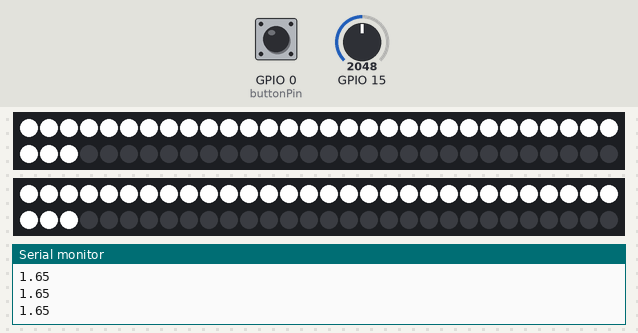
This sketch was run on a simulated ESP32. On the bench: 2 × 60 RGB LEDs in strip order, left to right, continuing on the next row, the last lines printed to the serial monitor. Inputs (shaded band) come from the test bench; at power-on: GPIO 15 = 2048, GPIO 0 (buttonPin) HIGH.

Above: at 1.2 s.
1.3 s: GPIO 15 set to 2866
At 2.2 s:
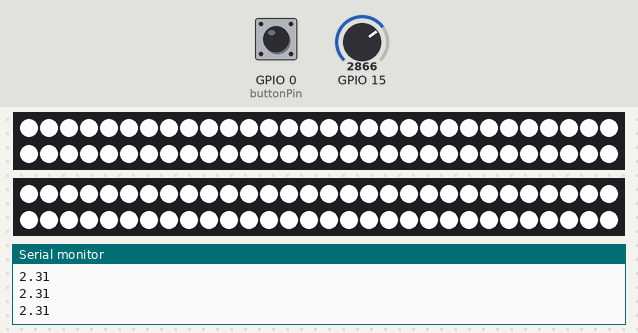
2.9 s: GPIO 0 (buttonPin) pulled LOW for 0.15 s
At 4.2 s:
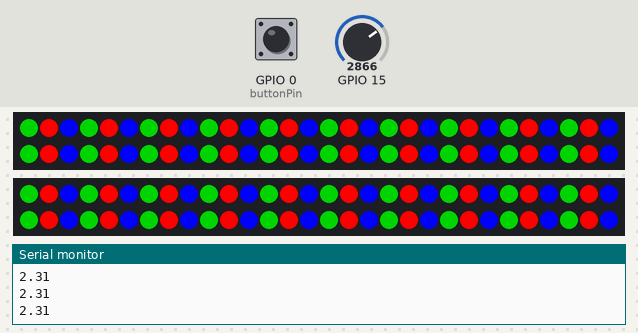
4.5 s: GPIO 15 set to 1228
At 5.3 s:
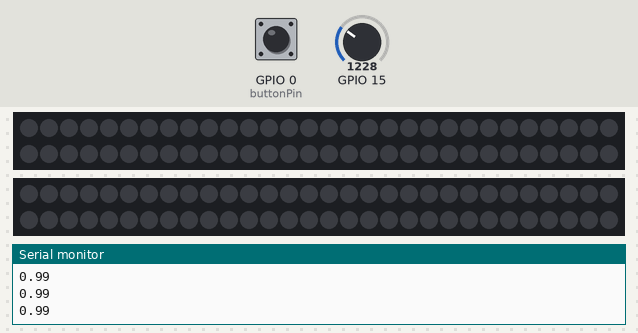
6.1 s: GPIO 15 set to 2047
At 7.4 s:
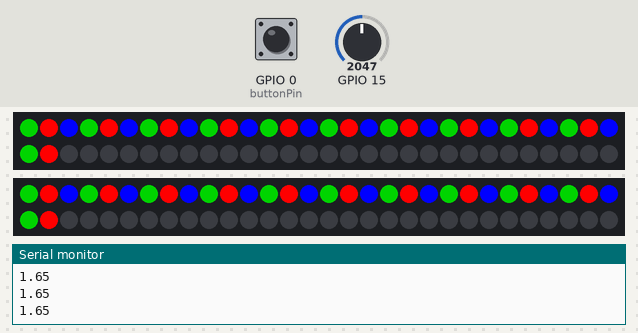
7.7 s: GPIO 0 (buttonPin) pulled LOW for 1 s
At 8.5 s:
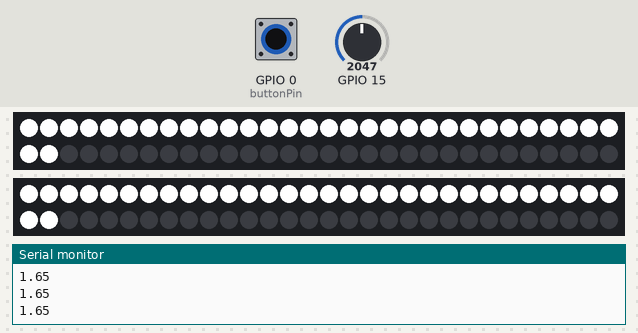
10.2 s: GPIO 0 (buttonPin) pulled LOW for 3.2 s
At 11.3 s:
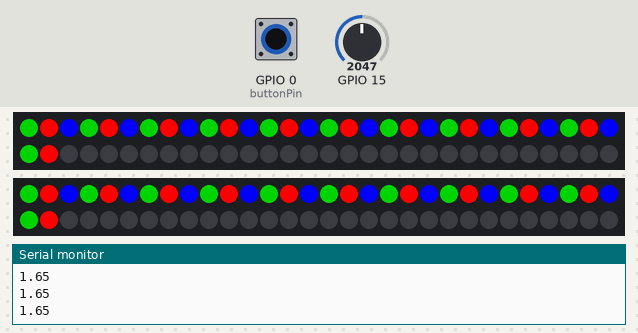
Timing chart, 0 to 13.2 s (numbered marks = the images above; inputs shaded):
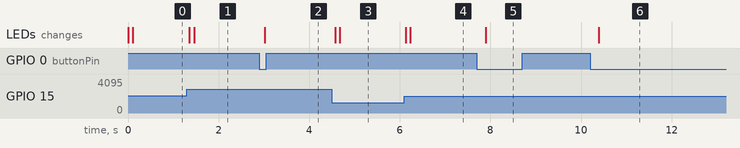

The sketch:

voice_control.ino
```cpp
/// @file    Blink.ino
/// @brief   Blink the first LED of an LED strip
/// @example Blink.ino

//為了丟github所以有加入英文註解
//Program author: Corey
//2025-4-13

#include <FastLED.h>
#define NUM_LEDS 60  //how many LED you have
#define DATA_PIN 23  //use this
#define CLOCK_PIN 13
CRGB leds[NUM_LEDS];

//模式判別
//Mode identification
const int buttonPin = 0;
//esp32上的按鈕
//Buttons on esp32
int mode = 0;
bool lastButtonState = HIGH;
bool currentButtonState;
unsigned long lastDebounceTime = 0;
unsigned long debounceDelay = 50;
//防止機械彈跳
//Prevent mechanical bounce

bool modeChanged = false;  // 用來判斷是否剛切換模式
//Used to determine whether the mode has just been switched
volatile float micValue = 0.0;  // volatile 是關鍵字，確保變數不被快取，及時更新
//Volatile is a keyword that ensures that variables are not cached and updated in a timely manner

#define NUM_SAMPLES 10
float voltageBuffer[NUM_SAMPLES];
int bufferIndex = 0;


//micphone Voltage read
//using MAX4466
//有平滑處理，防止跳動
//Smooth treatment to prevent jumping
void Task1(void *pvParameters) {
  while (1) {
    uint16_t adc = analogRead(A13);
    float voltage = adc / 4095.0 * 3.3;

    voltageBuffer[bufferIndex] = voltage;
    bufferIndex = (bufferIndex + 1) % NUM_SAMPLES;

    float sum = 0.0;
    for (int i = 0; i < NUM_SAMPLES; i++) {
      sum += voltageBuffer[i];
    }
    micValue = sum / NUM_SAMPLES;

    Serial.println(micValue);
    vTaskDelay(10 / portTICK_PERIOD_MS);
  }
}

//ledcontrol
//WS2815 or WS2812
void Task2(void *pvParameters) {
  while (1) {
    int reading = digitalRead(buttonPin);

    if (reading != lastButtonState) {
      lastDebounceTime = millis();
    }

    if ((millis() - lastDebounceTime) > debounceDelay) {
      if (reading == LOW && currentButtonState == HIGH) {
        mode = (mode + 1) % 2;
        //如果要增加模式可以改這
        //If you want to add a mode, you can change this

        modeChanged = true;
        //表示這一輪剛切換模式
        //Indicates that this round has just switched modes
        Serial.print("Mode changed to: ");
        Serial.println(mode);
      }
      currentButtonState = reading;
    }

    lastButtonState = reading;

    // 初始化變數
    //Initialize variables
    float adjusted = 0.0;
    int numToLight = 0;


    // ---------- 根據 mode 顯示 LED ----------
    if (modeChanged) {
      Serial.print("Mode changed to: ");
      Serial.println(mode);
      modeChanged = false;
    }

    float minVoltage = 1.10;
    //量到的最低值是1.1左右
    //The lowest value measured is about 1.1
    float maxVoltage = 2.10;
    //最高值是2.1左右
    //The highest value is around 2.1

    //推測是靠音壓去改變電壓，因為住在宿舍所以不敢開太大聲
    //I guess it's the sound pressure that changes the voltage. I don't dare turn it up too loud because I live in a dormitory.
    //理論上極限是3.3
    //Theoretically the limit is 3.3
    adjusted = constrain(micValue, minVoltage, maxVoltage);
    numToLight = map((adjusted - minVoltage) * 1000, 0, (maxVoltage - minVoltage) * 1000, 0, NUM_LEDS);
    numToLight = constrain(numToLight, 0, NUM_LEDS);

    fill_solid(leds, NUM_LEDS, CRGB::Black);

    switch (mode) {
      case 0:
        for (int i = 0; i < numToLight; i++) {
          leds[i] = CRGB::White;
        }
        break;
        //All white
      case 1:
        for (int i = 0; i < numToLight; i++) {
          int j = i % 3;
          leds[i] = (j == 0) ? CRGB::Green : (j == 1) ? CRGB::Red
                                                      : CRGB::Blue;
        }
        break;
        //Like GRBGRBGRB...
    }


    FastLED.show();
    vTaskDelay(100 / portTICK_PERIOD_MS);
  }
}


void setup() {
  Serial.begin(115200);
  pinMode(buttonPin, INPUT_PULLUP);
  currentButtonState = digitalRead(buttonPin);
  //初始化避免第一次誤判
  //Initialization to avoid misjudgment at the first time

  xTaskCreatePinnedToCore(Task1, "Task1", 10000, NULL, 1, NULL, 0);  // Core 0
  xTaskCreatePinnedToCore(Task2, "Task2", 10000, NULL, 1, NULL, 1);  // Core 1

  FastLED.addLeds<NEOPIXEL, DATA_PIN>(leds, NUM_LEDS);     // GRB ordering is assumed
  FastLED.addLeds<WS2812, DATA_PIN, GRB>(leds, NUM_LEDS);  // GRB ordering is typical

  analogSetAttenuation(ADC_11db);
  analogSetWidth(12);
  //麥克風的設定
  //Microphone settings
}

void loop() {
  //不需要寫任何東西
  //No need to write anything
}
```

Measured:
- after the input at 1.3 s, the LEDs: first change after 0.06 s (image 1 shows a later state)
- after the input at 2.9 s, the LEDs: change after 0.12 s (image 2)
- after the input at 4.5 s, the LEDs: first change after 0.07 s (image 3 shows a later state)
- after the input at 6.1 s, the LEDs: first change at once (image 4 shows a later state)
- after the input at 7.7 s, the LEDs: change after 0.20 s (image 5)
- after the input at 10.2 s, the LEDs: change after 0.19 s (image 6)
